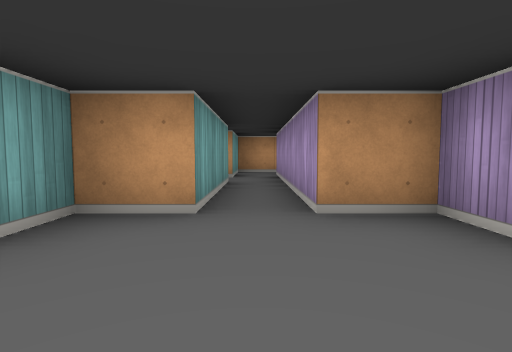
[1] (above)

24 first-person views from a walk through a cub3D level. The camera is about half as high as the walls, tilts 4° down and sees 80° across. The floor is counted in squares. Each view is taken from the middle of a square. On the plan, view 1 faces up. The plan holds only what a view shows up to about 9 squares ahead; the rest is blank.

[2]
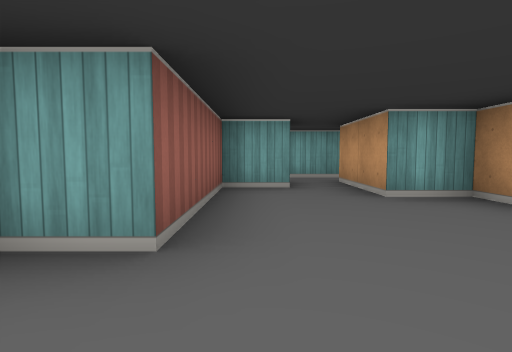

[3]
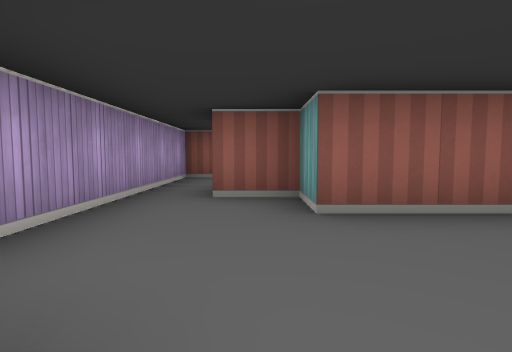

[4]
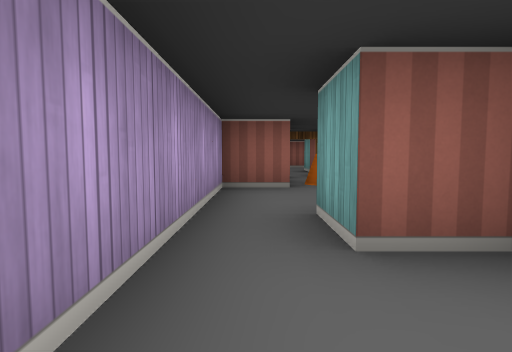

[5]
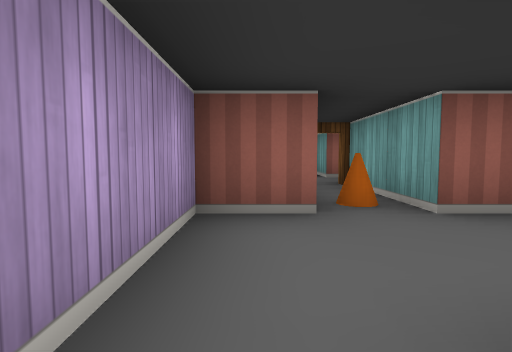

[6]
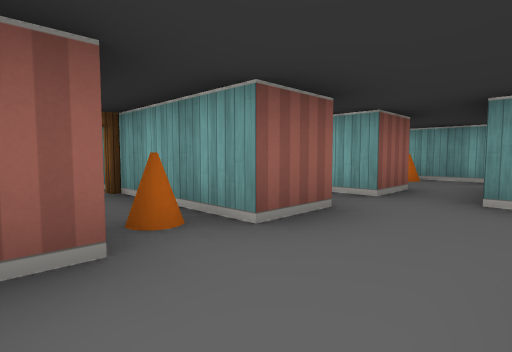

[7]
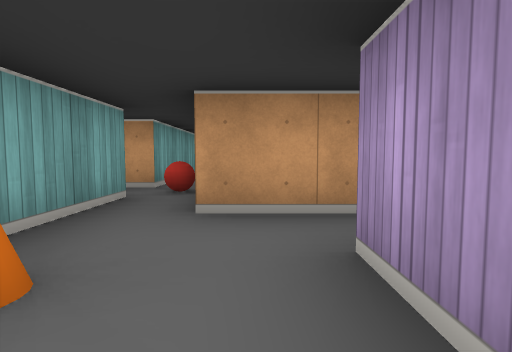

[8]
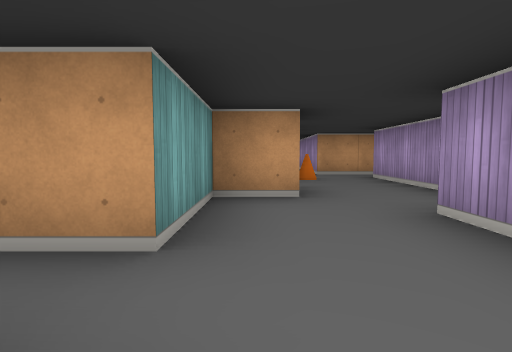

[9]
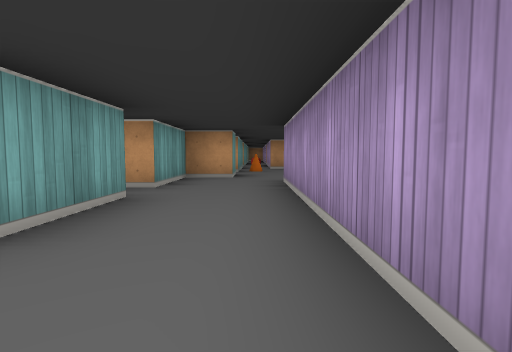

[10]
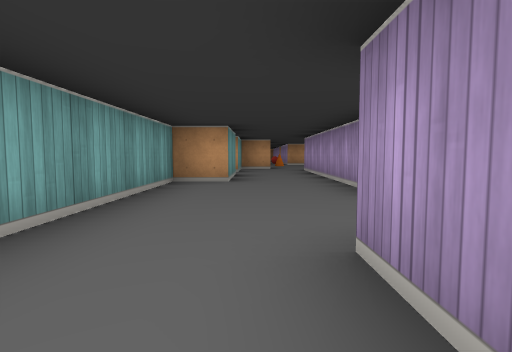

[11]
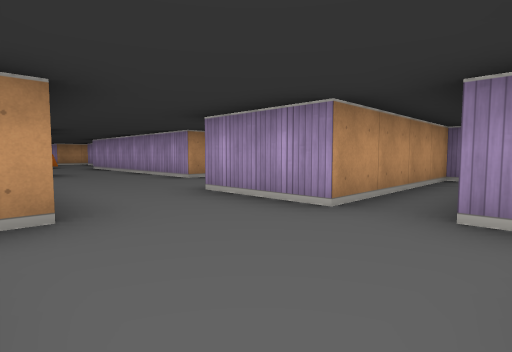

[12]
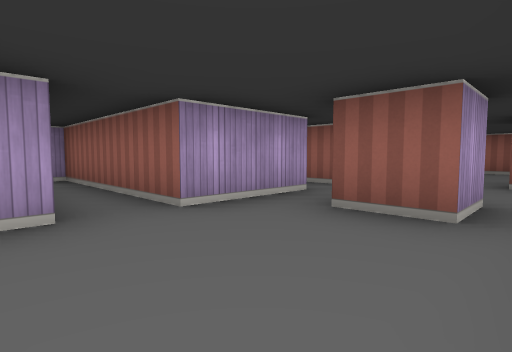

[13]
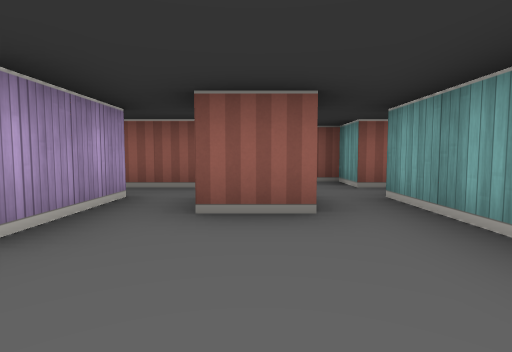

[14]
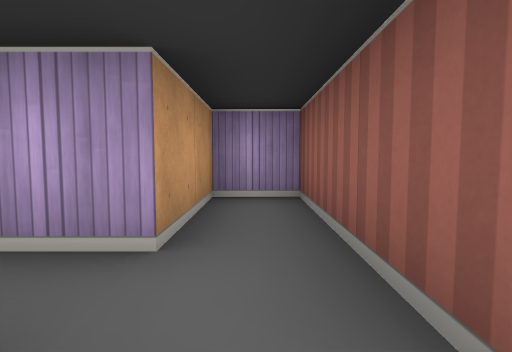

[15]
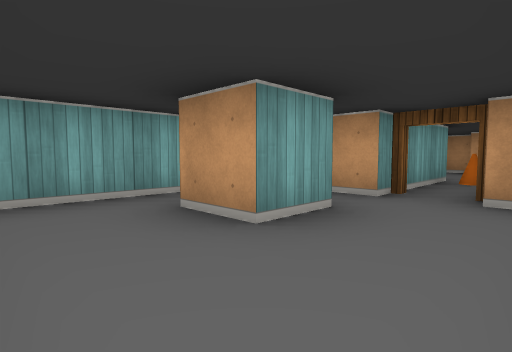

[16]
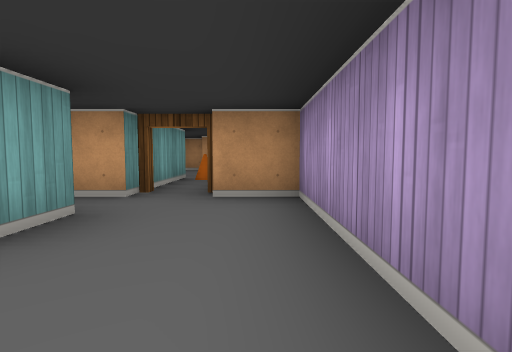

[17]
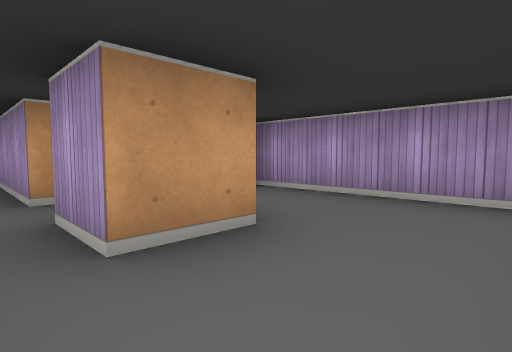

[18]
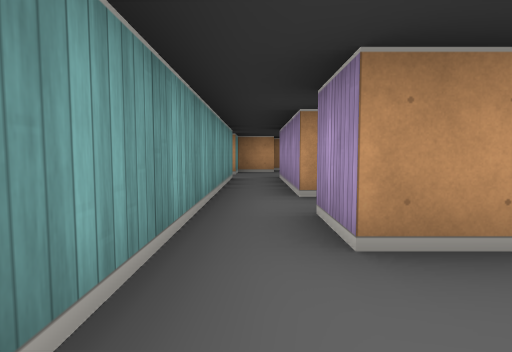

[19]
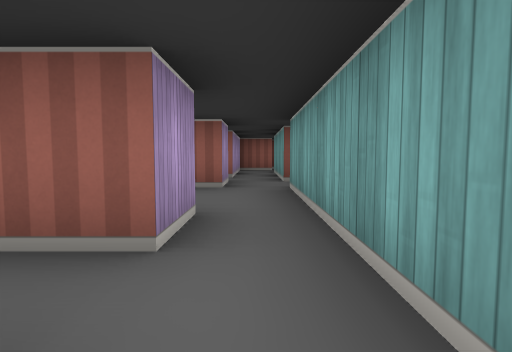

[20]
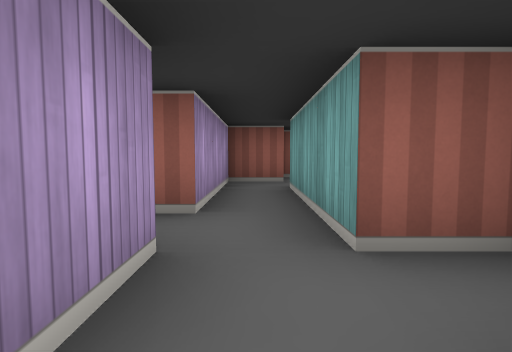

[21]
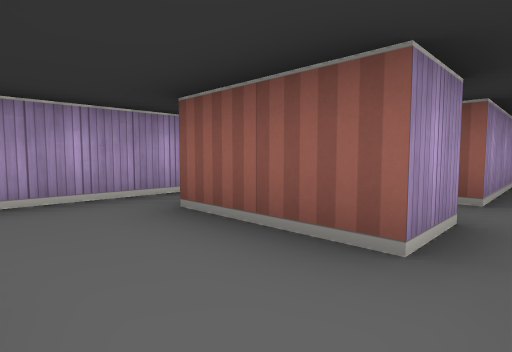

[22]
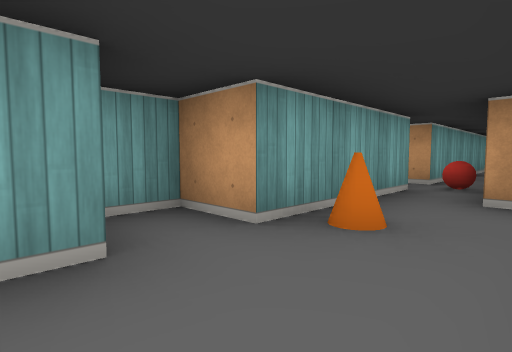

[23]
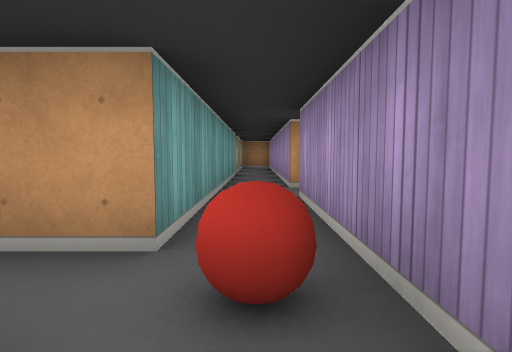

[24]
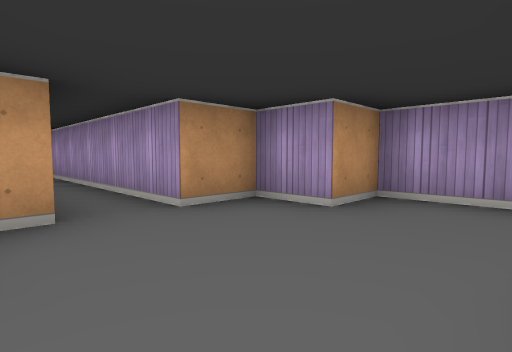

### Floor plan
Key: @ floor where view 1 was taken; # wall or solid block; . floor; D open door; C cone; B ball.
Columns run from 8 left of view 1 to 3 right of it. Each row starts with its distance up from view 1.
  9        ###
  8        #.
  7        #.#
  6    #.#  .#
  5     .###.#
  4    #.###.#
  3    #.###.##
  2    #.##...##
  1    #.......#
  0    #.#..@..#
 -1    #.####..#
 -2    #B#####.#
 -3    #.##....#
 -4    #.......#
 -5   ##C.#.#C##
 -6   #...#.#.##
 -7   ##..#.#D##
 -8   #...#....#
 -9   #..##.#..#
-10   ...##....#
-11   #..##....#
-12  ##..#..##.#
-13  #...##..
-14  #...##.#
-15  #....#.#
-16  #... ..#
-17  #..# .##
-18  ...#####
-19  .......#
-20 #...#####
-21 #.#.###
-22 ......#
-23 #..####
-24 ##.
-25   .
-26   .
-27   .
-28   #

Where each view was taken, in squares from view 1:
view 1: 0 up, 0 right, facing up
view 2: 0 up, 2 right, facing left
view 3: 2 up, 1 right, facing down
view 4: 0 up, 2 right, facing down
view 5: 2 down, 2 right, facing down
view 6: 3 down, 2 right, facing down-left
view 7: 6 down, 3 left, facing up
view 8: 11 down, 5 left, facing up
view 9: 14 down, 4 left, facing up
view 10: 18 down, 5 left, facing up
view 11: 20 down, 7 left, facing up-right
view 12: 18 down, 7 left, facing down-right
view 13: 18 down, 6 left, facing down
view 14: 22 down, 6 left, facing right
view 15: 11 down, 2 right, facing up-left
view 16: 11 down, 2 right, facing up
view 17: 11 down, 1 left, facing up-right
view 18: 11 down, 1 left, facing up
view 19: 7 down, 1 left, facing down
view 20: 11 down, 1 left, facing down
view 21: 10 down, 1 left, facing down-right
view 22: 7 down, 3 left, facing up-left
view 23: 3 down, 4 left, facing up
view 24: 0 up, 1 left, facing up-right
